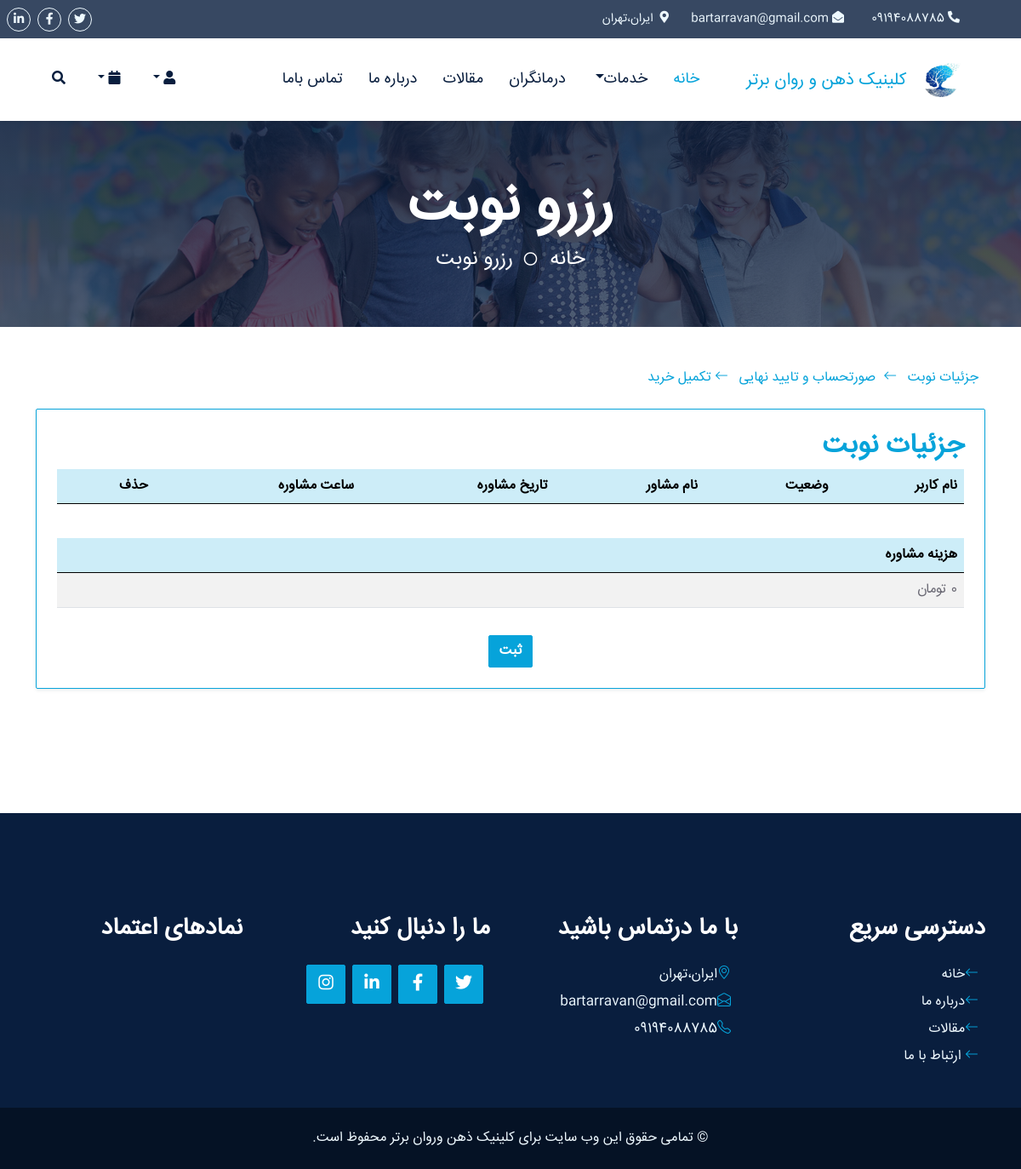
Screenshot of /reservation/ (signed in) with the database file from the repository.
### main_app/models.py (models this page shows)
class ClinicInfoClass(models.Model):
    name = models.CharField(max_length=50, verbose_name="نام کلینیک")
    address = models.TextField(verbose_name="آدرس")
    phoneNumber = models.CharField(max_length=20, verbose_name="شماره تلفن ثابت",null=True)
    mobileNumber = models.CharField(max_length=20, verbose_name="شماره موبایل")
    email = models.EmailField(verbose_name="ایمیل", blank=True, null=True)
    logo = models.ImageField(upload_to='clinic/logo/', verbose_name="لوگو", blank=True, null=True)
    latitude = models.DecimalField(max_digits=9, decimal_places=6, verbose_name="عرض جغرافیایی", blank=True, null=True)
    longitude = models.DecimalField(max_digits=9, decimal_places=6, verbose_name="طول جغرافیایی", blank=True, null=True)
    instagram = models.URLField(verbose_name="لینک اینستاگرام", blank=True, null=True)
    youtube = models.URLField(verbose_name="لینک یوتیوب", blank=True, null=True)
    linkedin = models.URLField(verbose_name="لینک لینکدین", blank=True, null=True)
    facebook = models.URLField(verbose_name="لینک فیسبوک", blank=True, null=True)
    twitter = models.URLField(verbose_name="لینک توییتر", blank=True, null=True)

### main_app/views.py (the view)
# urls.py: path('reservation/', reservation,name="reservation"),
@login_required
def reservation(request):
    reservations = reservationClass.objects.filter(user=request.user, status='cart')
    for reservation in reservations:
        if reservation.expires_at < timezone.now():
            reservation.status = 'expired'
            reservation.appointment.schedule.is_available = True
            reservation.appointment.schedule.save()
            reservation.save()
            reservation = None
    reservations = reservationClass.objects.filter(user=request.user, status='cart')
    sm = 0
    if reservations:
        for res in reservations:
            sm += res.appointment.schedule.price
    cinfo=ClinicInfoClass.objects.all()
    reservation = reservationClass.objects.filter(user=request.user, status='cart')
    order=orderClass.objects.filter(user=request.user, status='cart').first()
    return render(request, "main_app/reservation.html", context={"reservations": reservations, "sm": sm, "order":order,"reservation":reservation,"cinfo":cinfo})

### main_app/templates/main_app/reservation.html (shortened to what this page needs)
{% extends "main_app/layout.html" %}
{% load static %}
{% block "titlepage" %}
رزرو نوبت
{% endblock %}
{% block "homepage" %}
خانه
{% endblock %}
{% block "titlepage2" %}
رزرو نوبت
{% endblock %}
{% block "content" %}
<div class="container mb-5">
        <div class="mb-4">
            <a href="/reservation" class="text-primary  me-2">جزئیات نوبت</a>
            <a href="#ُ" class="text-primary bi bi-arrow-left me-2"> &nbsp;صورتحساب و تایید نهایی</a>
            <a href="#" class="text-primary bi bi-arrow-left me-2">&nbsp;تکمیل خرید</a>
        </div>
    <div class="card p-4 border-primary mt-3 shadow-sm">
        <h2 class="font-weight-semi-bold text-primary">جزئیات نوبت</h2>
        <div class="table-responsive">
            <table class="table table-striped">
                <thead class="table-primary">
                    <tr>
                        <th scope="col">نام کاربر</th>
                        <th scope="col">وضعیت</th>
                        <th scope="col">نام مشاور</th>
                        <th scope="col">تاریخ مشاوره</th>
                        <th scope="col">ساعت مشاوره</th>
                        <th scope="col" >حذف</th>
                    </tr>
                </thead>
            </table>
        </div>
        <div class="table-responsive mt-4">
            <table class="table table-striped">
                <thead class="table-primary">
                    <tr>
                        <th scope="col">هزینه مشاوره </th>
                    </tr>
                </thead>
                <tbody>
                    <tr>
                        <td>{{ sm }} تومان</td>
                    </tr>
                </tbody>
            </table>
        </div>
        <div class="text-center mt-3">
            <a href="/checkoutR" class="btn btn-primary">ثبت</a>
        </div>
    </div>
</div>
{% endblock %}

### main_app/templates/main_app/layout.html (shortened to what this page needs)
<!DOCTYPE html>
<html lang="en">
<head>
    {%load static%}
    <link href="https://cdnjs.cloudflare.com/ajax/libs/font-awesome/5.10.0/css/all.min.css" rel="stylesheet">
    <link href="https://cdn.jsdelivr.net/npm/bootstrap-icons@1.4.1/font/bootstrap-icons.css" rel="stylesheet">
    <link href="{%static 'main_app/'%}lib/owlcarousel/assets/owl.carousel.min.css" rel="stylesheet">
    <link href="{%static 'main_app/'%}lib/animate/animate.min.css" rel="stylesheet">
    <link href="{%static 'main_app/'%}lib/tempusdominus/css/tempusdominus-bootstrap-4.min.css" rel="stylesheet" />
    <link href="{%static 'main_app/'%}lib/twentytwenty/twentytwenty.css" rel="stylesheet" />
    <link href="{%static 'main_app/'%}css/bootstrap.min.css" rel="stylesheet">
    <link href="{%static 'main_app/'%}css/style.css" rel="stylesheet">
</head>
<body>
    <div class="container-fluid  px-5 d-none d-lg-block" style="font-family: myfont; background-color:#091e3ecf ">
        <div class="row gx-0" style="direction: rtl;">
            <div class="col-lg-8 text-center text-lg-start mb-2 mb-lg-0">
                <div class="d-inline-flex align-items-center" style="height: 45px; margin-left: 390px;">
                    {%for i in cinfo%}
                    <small class="me-3 text-light" style="width: 120px; text-align:right"><i class="fa fa-phone-alt me-2"></i>&nbsp;{{i.mobileNumber}}</small>
                    <small class="me-3 text-light" style="width: 190px; text-align:right"><i class="fa fa-envelope-open me-2"></i>&nbsp;{{i.email}}</small>
                    <small class="me-3 text-light" style="width: 400px; text-align:right"><i class="fa fa-map-marker-alt me-2"></i>&nbsp; {{i.address}}</small>
                </div>
            </div>
            <div class="col-lg-4 text-center text-lg-end" style="padding-right: 300px;">
                <div class="d-inline-flex align-items-center" style="height: 45px;">
                    <a class="btn btn-sm btn-outline-light btn-sm-square rounded-circle me-2" href="{{i.twitter}}"><i class="fab fa-twitter fw-normal"></i></a>
                    <a class="btn btn-sm btn-outline-light btn-sm-square rounded-circle me-2" href="{{i.facebook}}"><i class="fab fa-facebook-f fw-normal"></i></a>
                    <a class="btn btn-sm btn-outline-light btn-sm-square rounded-circle me-2" href="{{i.linkedin}}"><i class="fab fa-linkedin-in fw-normal"></i></a>
                </div>
            </div>
        </div>
    </div>
   <nav class="navbar navbar-expand-lg bg-white navbar-light shadow-sm px-5 py-3 py-lg-0" style="direction: rtl;">
    <a href="index.html" class="navbar-brand p-0">
        <h5 class="m-0 text-primary">
            <img src="{{i.logo.url}}" alt="لوگوی کلینیک روانشناسی ذهن و روان برتر" width="65" height="40">
            کلینیک ذهن و روان برتر
        </h5>
        {%endfor%}
    </a>
    <div class="collapse navbar-collapse" id="navbarCollapse" style="margin-right: 40px;">
        <div class="navbar-nav ms-auto py-0">
            <a href="/" class="nav-item nav-link active">خانه</a>
            <div class="nav-item dropdown">
                <a href="#" class="nav-link dropdown-toggle" data-bs-toggle="dropdown">خدمات</a>
            </div>
            <a href="/team" class="nav-item nav-link">درمانگران</a>
            <a href="/article" class="nav-item nav-link">مقالات</a>
            <a href="/about" class="nav-item nav-link">درباره ما</a>
            <a href="/contact" class="nav-item nav-link">تماس باما</a>
        </div>
    </div>
    <div class="d-none d-lg-flex align-items-center">
{%if user.is_authenticated%}
         <div class="dropdown">
            <button class="btn  dropdown-toggle  text-dark me-2" type="button" id="userDropdown" data-bs-toggle="dropdown" aria-expanded="false">
            <i class="fa fa-user"></i>
            </button>
        </div>
{%else%}
        <button type="button" class="btn text-dark me-2" data-bs-toggle="modal" data-bs-target="#userModal">
            <i class="fa fa-user"></i>
        </button>
{%endif%}
{%if user.is_authenticated%}
        <div class="dropdown1" style="width: auto; position: relative; " >
            <button class="btn  dropdown-toggle  text-dark me-2" type="button" id="bagDropdown" data-bs-toggle="dropdown" aria-expanded="false">
            <i class="fa fa-calendar"></i>
            </button>
        </div>
{%else%}
        <button type="button" class="btn text-dark me-2" data-bs-toggle="modal" data-bs-target="#bagModal">
            <i class="fa fa-calendar"></i>
        </button>
{%endif%}
        <button type="button" class="btn text-dark me-2" data-bs-toggle="modal" data-bs-target="#searchModal">
            <i class="fa fa-search"></i>
        </button>
    </div>
</nav>
    <div class="container-fluid bg-primary py-5 hero-header1 mb-5">
        <div class="row py-3">
            <div class="col-12 text-center">
                <h1 class="display-3 text-white animated zoomIn">
                    {%block "titlepage"%}
                    {%endblock%}
                </h1>
                <a href=" " class="h4 text-white">
                    {%block "homepage"%}
                    {%endblock%}
                </a>
                <i class="far fa-circle text-white px-2"></i>
                <a href=" " class="h4 text-white">
                    {%block "titlepage2"%}
                    {%endblock%}
                </a>
            </div>
        </div>
    </div>
                    {%block "content"%}
                    {%endblock%}
    <div class="container-fluid position-relative pt-5 wow fadeInUp" data-wow-delay="0.1s" style="z-index: 1; direction:rtl ">
    </div>
    <div class="container-fluid bg-dark text-light py-5 wow fadeInUp" data-wow-delay="0.3s" style="margin-top: 50px; direction:rtl">
        <div class="container pt-5">
            <div class="row g-5 pt-4">
                <div class="col-lg-3 col-md-6">
                    <h3 class="text-white mb-4">دسترسی سریع</h3>
                    <div class="d-flex flex-column justify-content-start">
                        <a class="text-light mb-2" href="/"><i class="bi bi-arrow-left text-primary me-2"></i>خانه</a>
                        <a class="text-light mb-2" href="/about"><i class="bi bi-arrow-left text-primary me-2"></i>درباره ما</a>
                        <a class="text-light mb-2" href="/article"><i class="bi bi-arrow-left text-primary me-2"></i>مقالات</a>
                        <a class="text-light" href="/contact"><i class="bi bi-arrow-left text-primary me-2"></i> ارتباط با ما</a>
                    </div>
                </div>
                <div class="col-lg-3 col-md-6">
                    <h3 class="text-white mb-4">با ما درتماس باشید</h3>
                    {%for i in cinfo%}
                    <p class="mb-2"><i class="bi bi-geo-alt text-primary me-2"></i>{{i.address}}</p>
                    <p class="mb-2"><i class="bi bi-envelope-open text-primary me-2"></i>{{i.email}}</p>
                    <p class="mb-0"><i class="bi bi-telephone text-primary me-2"></i>{{i.mobileNumber}}</p>
                </div>
                <div class="col-lg-3 col-md-6">
                    <h3 class="text-white mb-4">ما را دنبال کنید</h3>
                    <div class="d-flex">
                        <a class="btn btn-lg btn-primary btn-lg-square rounded me-2" href="{{i.twitter}}"><i class="fab fa-twitter fw-normal"></i></a>
                        <a class="btn btn-lg btn-primary btn-lg-square rounded me-2" href="{{i.facebook}}"><i class="fab fa-facebook-f fw-normal"></i></a>
                        <a class="btn btn-lg btn-primary btn-lg-square rounded me-2" href="{{i.linkedin}}"><i class="fab fa-linkedin-in fw-normal"></i></a>
                        <a class="btn btn-lg btn-primary btn-lg-square rounded me-2" href="{{i.instagram}}"><i class="fab fa-instagram fw-normal"></i></a>
                    </div>
                    {%endfor%}
                </div>
                <div class="col-lg-3 col-md-6">
                    <h3 class="text-white mb-4">نمادهای اعتماد</h3>
                    <div class="d-flex flex-column justify-content-start">
                        <a target='_blank' href=''></a>
                    </div>
                </div>
            </div>
        </div>
    </div>
    <div class="container-fluid text-light py-4" style="background: #051225;">
              <div class="container">
                <div class="row g-0">
                    <div class="text-center text-md-start">
                        <p class="mb-md-0" style="text-align: center;"> .تمامی حقوق این وب سایت برای کلینیک ذهن وروان برتر محفوظ است  &copy; </p>
                    </div>
                </div>
            </div>
    </div>
</body>
</html>

### main_app/static/main_app/css/style.css (style rules this page uses)
body { font-family: 'myfont'; }
* { font-feature-settings: "lnum" 0, "tnum" 0; }
.me-3 { font-family: 'myfont'; }
.mb-4 { font-family: 'myfont'; text-justify: inter-word; text-align: justify; direction: rtl; }
.mb-5 { font-family: 'myfont'; text-justify: inter-word; text-align: justify; direction: rtl; }
.row { font-family: 'myfont'; }
:root { --primary: #06A3DA; --secondary: #F57E57; --light: #EEF9FF; --dark: #091E3E; }
h1, h2, .font-weight-bold { font-weight: 700 !important; }
h3, h4, .font-weight-semi-bold { font-weight: 600 !important; }
h5, h6, .font-weight-medium { font-weight: 500 !important; }
.btn { font-family: 'myfont', sans-serif ,Arial; font-weight: 600; transition: .5s; }
.btn-primary, .btn-secondary { color: #FFFFFF; }
.btn-sm-square { width: 28px; height: 28px; }
.btn-lg-square { width: 46px; height: 46px; }
.btn-square, .btn-sm-square, .btn-lg-square { padding-left: 0; padding-right: 0; text-align: center; }
.navbar-light .navbar-nav .nav-link { font-family: 'myfont', sans-serif; padding: 35px 15px; font-size: 18px; color: var(--dark); outline: none; transition: .5s; }
.navbar-light .navbar-nav .nav-link:hover, .navbar-light .navbar-nav .nav-link.active { color: var(--primary); }
.hero-header1 { background: linear-gradient(rgba(9, 30, 62, .85), rgba(9, 30, 62, 0.692)), url(../img/childtherapy.jpg) center center no-repeat; background-size: cover; }

### rows the page displays
ClinicInfoClass: mobileNumber "09194088785", email "bartarravan@gmail.com", address "ایران،تهران", logo (picture)
